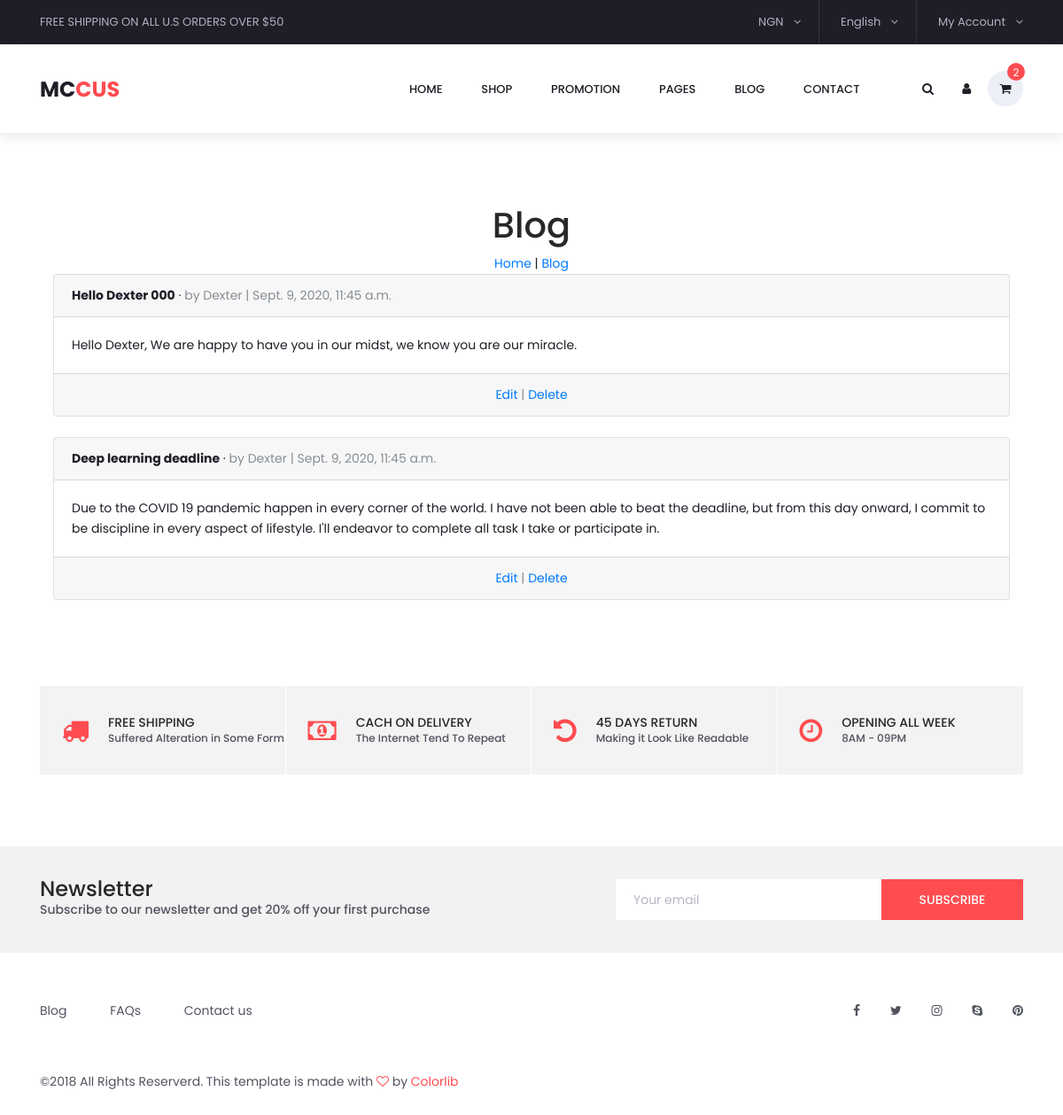
Before: /blog/ (signed in) with the older database file.
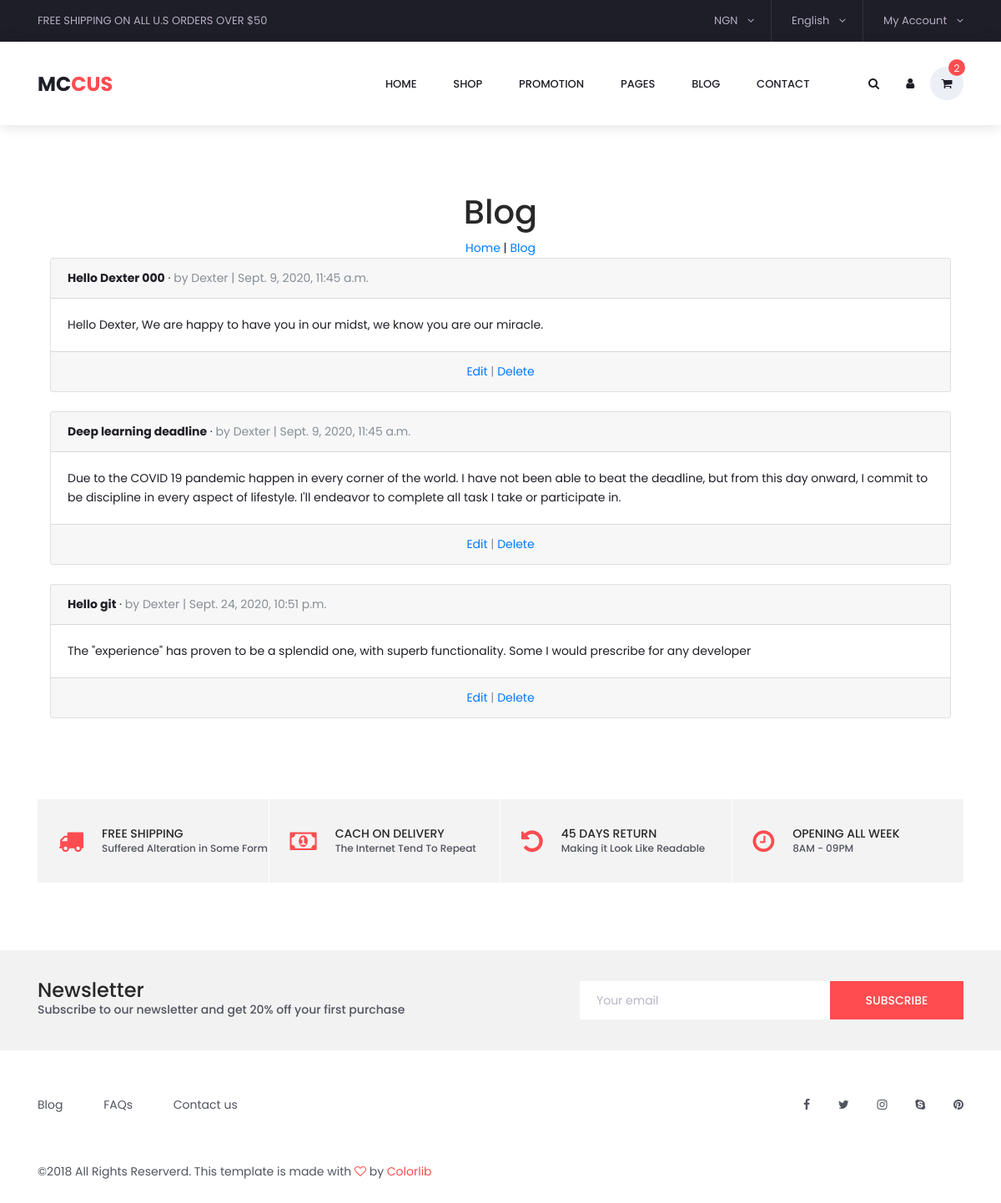
After: the same page with the newer database file.
### blog/models.py (models this page shows, shortened)
class Post(models.Model):
    title = models.CharField(max_length=255)
    author = models.ForeignKey(
        get_user_model(),
        on_delete=models.CASCADE,
    )
    body = models.TextField()
    created_at = models.DateTimeField(auto_now_add=True)

### users/models.py (models this page shows)
class CustomUser(AbstractUser):
    age = models.PositiveIntegerField(null=True, blank=True)

### blog/views.py (the view)
# urls.py: path('', BlogPageView.as_view(), name='blog'),
class BlogPageView(LoginRequiredMixin, ListView):
    model = Post
    template_name = 'blog.html'
    context_object_name = 'all_post_list'
    login_url = 'login'

### templates/blog.html (shortened to what this page needs)
{% extends 'base2.html' %}
{% load static %}
{% block content %}
<div class="container single_product_container space-top-4">
    <div class="row">
        <div class="col">
            <section class="banner" >
                <div class="banner_inner d-flex align-items-center">
                    <div class="container">
                        <div class="banner_content text-center">
                            <h2>Blog</h2>
                            <div class="page_link">
                                <a href="{% url 'home'%}">Home </a> |
                                <a href="{% url 'blog' %}">Blog </a>
                            </div>
                        </div>
                    </div>
                </div>
        </div>
    </div>
        {% for post in all_post_list %}
            <div class="card">
                <div class="card-header">
                    <span class="font-weight-bold">{{post.title}}</span> &middot;
                    <span class="text-muted">by {{ post.author }} |
                        {{ post.created_at }}</span>
                </div>
                <div class="card-body">
                        {{post.body}}
                </div>
                <div class="card-footer text-center text-muted">
                    <a href="{% url 'blog_edit' post.pk %}">Edit</a> |
                    <a href="{% url 'blog_del' post.pk %}">Delete</a>
                </div>
            </div>
            <br/>
        {% endfor %}
</div>
{% endblock content %}

### templates/base2.html (shortened to what this page needs)
{% load static %}
	<!DOCTYPE html>
	<html lang="en">
	<head>
		<link rel="stylesheet" type="text/css" href="{% static 'styles/bootstrap4/bootstrap.min.css' %}">
		<link href="{% static 'plugins/font-awesome-4.7.0/css/font-awesome.min.css' %}" rel="stylesheet"
			type="text/css">
		<link rel="stylesheet" type="text/css" href="{% static 'plugins/OwlCarousel2-2.2.1/owl.carousel.css' %}">
		<link rel="stylesheet" type="text/css"
			href="{% static 'plugins/OwlCarousel2-2.2.1/owl.theme.default.css' %}">
		<link rel="stylesheet" type="text/css" href="{% static 'plugins/OwlCarousel2-2.2.1/animate.css' %}">
		<link rel="stylesheet" type="text/css" href="{% static 'styles/main_styles.css' %}">
		<link rel="stylesheet" type="text/css" href="{% static 'styles/responsive.css' %}">
	</head>
<header class="header trans_300">
	<div class="top_nav">
		<div class="container">
			<div class="row">
				<div class="col-md-6">
					<div class="top_nav_left">free shipping on all u.s orders over $50</div>
				</div>
				<div class="col-md-6 text-right">
					<div class="top_nav_right">
						<ul class="top_nav_menu">
							<li class="currency">
								<a href="#">
									ngn
									<i class="fa fa-angle-down"></i>
								</a>
							</li>
							<li class="language">
								<a href="#">
									English
									<i class="fa fa-angle-down"></i>
								</a>
							</li>
							<li class="account">
								<a href="#">
									My Account
									<i class="fa fa-angle-down"></i>
								</a>
							</li>
						</ul>
					</div>
				</div>
			</div>
		</div>
	</div>
	<div class="main_nav_container">
		<div class="container">
			<div class="row">
				<div class="col-lg-12 text-right">
					<div class="logo_container">
						<a href="#">Mc<span>Cus</span></a>
					</div>
					<nav class="navbar">
						<ul class="navbar_menu">
							<li><a href="home.html">home</a></li>
							<li><a href="#">shop</a></li>
							<li><a href="#">promotion</a></li>
							<li><a href="#">pages</a></li>
							<li><a href="{% url 'blog' %}">blog</a></li>
							<li><a href="contact.html">contact</a></li>
						</ul>
						<ul class="navbar_user">
							<li><a href="#"><i class="fa fa-search" aria-hidden="true"></i></a></li>
							<li><a href="#"><i class="fa fa-user" aria-hidden="true"></i></a></li>
							<li class="checkout">
								<a href="#">
									<i class="fa fa-shopping-cart" aria-hidden="true"></i>
									<span id="checkout_items" class="checkout_items">2</span>
								</a>
							</li>
						</ul>
					</nav>
				</div>
			</div>
		</div>
	</div>
</header>
<div class="fs_menu_overlay"></div>
<body>
<div class="container">
	{% block content %}
	{% endblock content %}
</div>
	<div class="benefit">
		<div class="container">
			<div class="row benefit_row">
				<div class="col-lg-3 benefit_col">
					<div class="benefit_item d-flex flex-row align-items-center">
						<div class="benefit_icon"><i class="fa fa-truck" aria-hidden="true"></i></div>
						<div class="benefit_content">
							<h6>free shipping</h6>
							<p>Suffered Alteration in Some Form</p>
						</div>
					</div>
				</div>
				<div class="col-lg-3 benefit_col">
					<div class="benefit_item d-flex flex-row align-items-center">
						<div class="benefit_icon"><i class="fa fa-money" aria-hidden="true"></i></div>
						<div class="benefit_content">
							<h6>cach on delivery</h6>
							<p>The Internet Tend To Repeat</p>
						</div>
					</div>
				</div>
				<div class="col-lg-3 benefit_col">
					<div class="benefit_item d-flex flex-row align-items-center">
						<div class="benefit_icon"><i class="fa fa-undo" aria-hidden="true"></i></div>
						<div class="benefit_content">
							<h6>45 days return</h6>
							<p>Making it Look Like Readable</p>
						</div>
					</div>
				</div>
				<div class="col-lg-3 benefit_col">
					<div class="benefit_item d-flex flex-row align-items-center">
						<div class="benefit_icon"><i class="fa fa-clock-o" aria-hidden="true"></i></div>
						<div class="benefit_content">
							<h6>opening all week</h6>
							<p>8AM - 09PM</p>
						</div>
					</div>
				</div>
			</div>
		</div>
	</div>
	<div class="newsletter">
		<div class="container">
			<div class="row">
				<div class="col-lg-6">
					<div
						class="newsletter_text d-flex flex-column justify-content-center align-items-lg-start align-items-md-center text-center">
						<h4>Newsletter</h4>
						<p>Subscribe to our newsletter and get 20% off your first purchase</p>
					</div>
				</div>
				<div class="col-lg-6">
					<form action="post">
						<div
							class="newsletter_form d-flex flex-md-row flex-column flex-xs-column align-items-center justify-content-lg-end justify-content-center">
							<input id="newsletter_email" type="email" placeholder="Your email" required="required"
								data-error="Valid email is required.">
							<button id="newsletter_submit" type="submit" class="newsletter_submit_btn trans_300"
								value="Submit">subscribe</button>
						</div>
					</form>
				</div>
			</div>
		</div>
	</div>
	<footer class="footer">
		<div class="container">
			<div class="row">
				<div class="col-lg-6">
					<div
						class="footer_nav_container d-flex flex-sm-row flex-column align-items-center justify-content-lg-start justify-content-center text-center">
						<ul class="footer_nav">
							<li><a href="#">Blog</a></li>
							<li><a href="#">FAQs</a></li>
							<li><a href="contact.html">Contact us</a></li>
						</ul>
					</div>
				</div>
				<div class="col-lg-6">
					<div
						class="footer_social d-flex flex-row align-items-center justify-content-lg-end justify-content-center">
						<ul>
							<li><a href="#"><i class="fa fa-facebook" aria-hidden="true"></i></a></li>
							<li><a href="#"><i class="fa fa-twitter" aria-hidden="true"></i></a></li>
							<li><a href="#"><i class="fa fa-instagram" aria-hidden="true"></i></a></li>
							<li><a href="#"><i class="fa fa-skype" aria-hidden="true"></i></a></li>
							<li><a href="#"><i class="fa fa-pinterest" aria-hidden="true"></i></a></li>
						</ul>
					</div>
				</div>
			</div>
			<div class="row">
				<div class="col-lg-12">
					<div class="footer_nav_container">
						<div class="cr">©2018 All Rights Reserverd. This template is made with <i class="fa fa-heart-o"
								aria-hidden="true"></i> by <a href="#">Colorlib</a></div>
					</div>
				</div>
			</div>
		</div>
	</footer>
</body>
</html>

### templates/blog.html (style rules this page uses)
.space-top-4 { padding-top: 12.5rem; }

Changed rows visible on the page:
added Post: title "Hello git", author "Dexter", created_at "Sept. 24, 2020, 10:51 p.m.", body "The \"experience\" has proven to be a splendid one, with superb functionality. Some I would prescribe for any developer"
